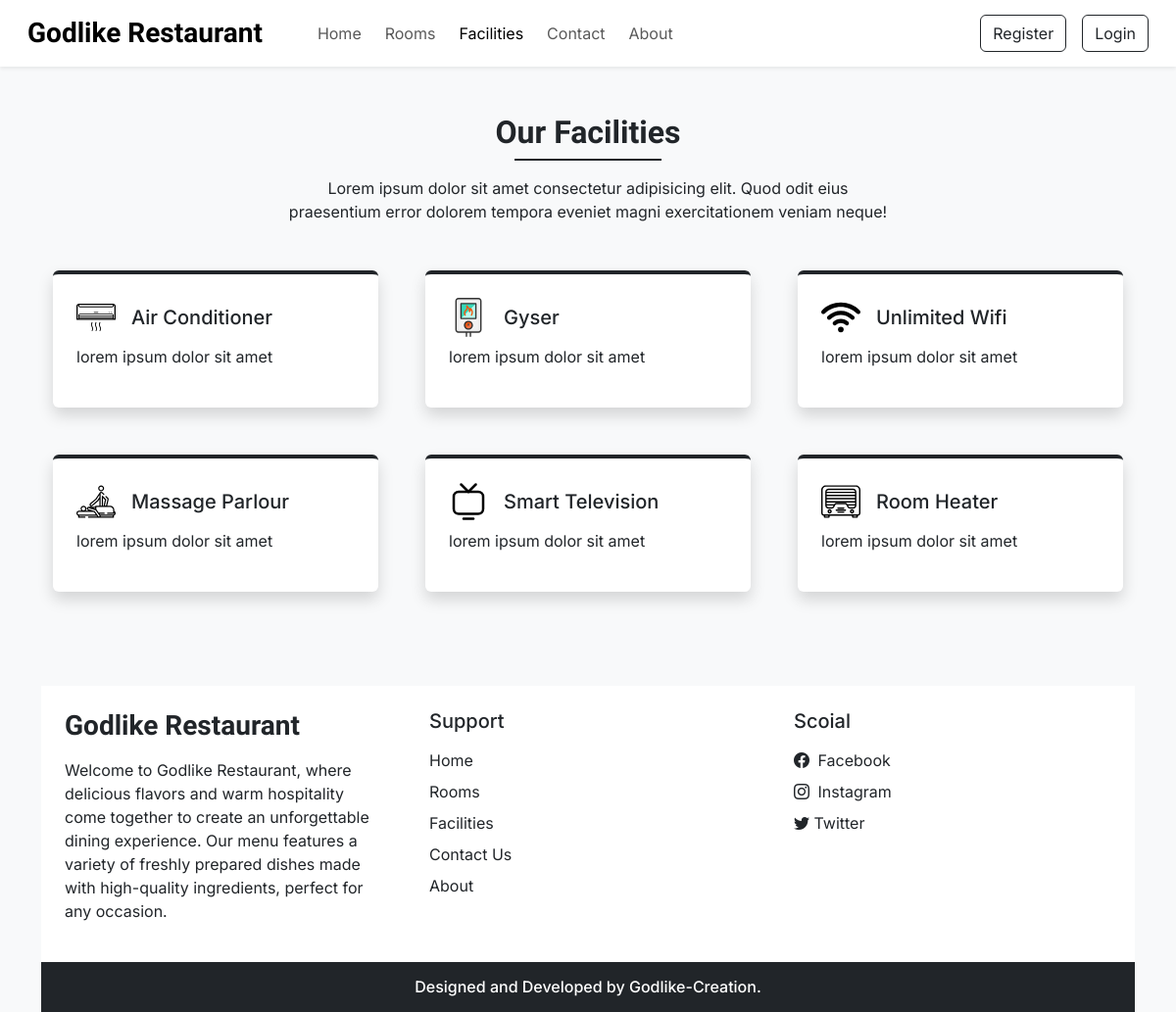
Screenshot of /facilities.php with the database file from the repository.
### tables this page shows
CREATE TABLE `settings` (
  `sr_no` int(11) NOT NULL,
  `site_title` varchar(255) NOT NULL,
  `site_about` varchar(255) NOT NULL,
  `shutdown` tinyint(4) NOT NULL DEFAULT 0
);

CREATE TABLE `facilities` (
  `id` int(11) NOT NULL,
  `icon` varchar(50) NOT NULL,
  `name` varchar(255) NOT NULL,
  `description` varchar(255) NOT NULL
);

### admin/include/connect.php (called while the page is built, shortened)
<?php
    function selectAllData($table) {
        $connect = $GLOBALS["connect"];
        $query = "SELECT * FROM `$table`";
        $result = mysqli_query($connect, $query);
        return $result;
    }
    function select($query, $values, $types) {
        $connect = $GLOBALS["connect"];
        if ($stmt = mysqli_prepare($connect, $query)) {
            mysqli_stmt_bind_param($stmt, $types, ...$values);
            if (mysqli_stmt_execute($stmt)) {
                $result = mysqli_stmt_get_result($stmt);
                return $result;
            } else {
                mysqli_stmt_close($stmt);
                die("Query cannot be prepared - Select");
            }
        } else {
            die("Query cannot be executed - Select");
        }
    }
?>

### facilities.php (the view, shortened to what this page needs)
<!DOCTYPE html>
<html lang="en">
<head>
    <?php require_once("./include/include.php"); ?>
    <link rel="stylesheet" href="./css/facilities.css">
</head>
<body class="bg-light">
    <?php require_once("./include/header.php"); ?>
    <div class="my-5 px-4">
        <h2 class="fw-bold new-font text-center">Our Facilities</h2>
        <div class="horizontal-line bg-dark"></div>
        <p class="text-center mt-3">Lorem ipsum dolor sit amet consectetur adipisicing elit. Quod odit eius <br> praesentium error dolorem tempora eveniet magni exercitationem veniam neque!</p>
    </div>
    <div class="container">
        <div class="row">
            <?php
                $result = selectAllData("facilities");
                $path = FACILITY_IMAGE_PATH;
                while ($data = mysqli_fetch_assoc($result)) {
                    echo<<<data
                        <div class="col-lg-4 col-md-6 mb-5 px-4">
                            <div class="bg-white rounded shadow p-4 border-top border-4 border-dark pop">
                                <div class="d-flex mb-2 align-items-center">
                                    <img src="$path$data[icon]" width="40px">
                                    <h5 class="m-0 ms-3">$data[name]</h5>
                                </div>
                                <p>$data[description]</p>
                            </div>
                        </div>
                    data;
                }
            ?>
        </div>
    <?php require_once("./include/footer.php"); ?>
</body>
</html>

### include/header.php (shortened to what this page needs)
<nav class="navbar navbar-expand-lg navbar-light bg-white px-lg-3 py-lg-2 shadow-sm sticky-top">
    <div class="container-fluid">
        <a class="navbar-brand new-font me-5 fw-bold fs-3" href="index.php">
            <?php echo $settings_result["site_title"]; ?>
        </a>
        <div class="collapse navbar-collapse" id="navbarSupportedContent">
            <ul class="navbar-nav me-auto mb-2 mb-lg-0">
                <li class="nav-item">
                    <a class="nav-link me-2" aria-current="page" href="index.php">Home</a>
                </li>
                <li class="nav-item">
                    <a class="nav-link me-2" href="rooms.php">Rooms</a>
                </li>
                <li class="nav-item">
                    <a class="nav-link me-2" href="facilities.php">Facilities</a>
                </li>
                <li class="nav-item">
                    <a class="nav-link me-2" href="contact.php">Contact</a>
                </li>
                <li class="nav-item">
                    <a class="nav-link" href="about.php">About</a>
                </li>
            </ul>
            <div class="d-flex">
                <?php
                    if (isset($_SESSION["login"]) && $_SESSION["login"] == true) {
                        $path = USERS_IMAGE_PATH;
                        echo<<<data
                            <div class="btn-group d-flex align-items-center">
                                <button type="button" class="btn btn-outline-dark shadow-none dropdown-toggle" data-bs-toggle="dropdown" data-bs-display="static" aria-expanded="false">
                                    <img src="$path$_SESSION[userprofile]" alt="$_SESSION[userprofile]" style="width: 25px; height: 25px;" class="me-1 rounded-circle">
                                    $_SESSION[username]
                                </button>
                                <ul class="dropdown-menu dropdown-menu-lg-end">
                                    <li>
                                        <a class="dropdown-item" href="profile.php">Profile</a>
                                    </li>
                                    <li>
                                        <a class="dropdown-item" href="bookings.php">Bookings</a>
                                    </li>
                                    <li>
                                        <a class="dropdown-item" href="logout.php">Logout</a>
                                    </li>
                                </ul>
                            </div>
                        data;
                    } else {
                        echo<<<data
                            <button type="button" class="btn btn-outline-dark shadow-none me-lg-3 me-2" data-bs-toggle="modal" data-bs-target="#registerModal">Register</button>
                            <button type="button" class="btn btn-outline-dark shadow-none" data-bs-toggle="modal" data-bs-target="#loginModal">Login</button>
                        data;
                    }
                ?>
            </div>
        </div>
    </div>
</nav>

### include/footer.php
<div class="container-fluid mt-5 bg-white">
    <div class="row">
        <div class="col-lg-4 p-4">
            <h3 class="new-font fw-bold fs-3 mb-3"><?php echo $settings_result["site_title"]; ?></h3>
            <p><?php echo $settings_result["site_about"]; ?></p>
        </div>
        <div class="col-lg-4 p-4">
            <h5 class="mb-3">Support</h5>
            <a href="index.php" class="d-inline-block mb-2 text-dark text-decoration-none">Home</a><br>
            <a href="rooms.php" class="d-inline-block mb-2 text-dark text-decoration-none">Rooms</a><br>
            <a href="facilities.php" class="d-inline-block mb-2 text-dark text-decoration-none">Facilities</a><br>
            <a href="contact.php" class="d-inline-block mb-2 text-dark text-decoration-none">Contact Us</a><br>
            <a href="about.php" class="d-inline-block mb-2 text-dark text-decoration-none">About</a>
        </div>
        <div class="col-lg-4 p-4">
            <h5 class="mb-3">Scoial</h5>
            <a href="<?php echo $contact_result['facebook']; ?>" class="d-inline-block mb-2 text-dark text-decoration-none">
                <i class="bi bi-facebook me-1"></i> Facebook
            </a><br>
            <a href="<?php echo $contact_result['instagram']; ?>" class="d-inline-block mb-2 text-dark text-decoration-none">
                <i class="bi bi-instagram me-1"></i> Instagram
            </a><br>
            <?php
                if ($contact_result["twitter"] != "") {
                    echo<<<data
                        <a href="$contact_result[twitter]" target="_blank" class="d-inline-block text-dark text-decoration-none">
                            <i class="bi bi-twitter"></i> Twitter
                        </a>
                    data;
                }
            ?>
        </div>
    </div>
</div>
<h6 class="text-center bg-dark text-white p-3 m-0">Designed and Developed by Godlike-Creation.</h6>

### css/common.css (style rules this page uses)
:root { --pearl-blue: #2e44c1; --pearl-blue-hover: #31279e; }
* { margin: 0; padding: 0; box-sizing: border-box; font-family: "Inter", Arial; }
.new-font { font-family: "Merienda", Arial; }
.horizontal-line { width: 150px; margin: 0 auto; height: 1.7px; }

### rows the page displays
settings: site_title "Godlike Restaurant", site_about "Welcome to Godlike Restaurant, where delicious flavors and warm hospitality come together to create an unforgettable dining experience. Our menu features a variety of freshly prepared dishes made with high-quality ingredients, perfect for any occasion."
facilities: icon (picture), name "Air Conditioner", description "lorem ipsum dolor sit amet"
facilities: icon (picture), name "Gyser", description "lorem ipsum dolor sit amet"
facilities: icon (picture), name "Unlimited Wifi", description "lorem ipsum dolor sit amet"
facilities: icon (picture), name "Massage Parlour", description "lorem ipsum dolor sit amet"
facilities: icon (picture), name "Smart Television", description "lorem ipsum dolor sit amet"
facilities: icon (picture), name "Room Heater", description "lorem ipsum dolor sit amet"
